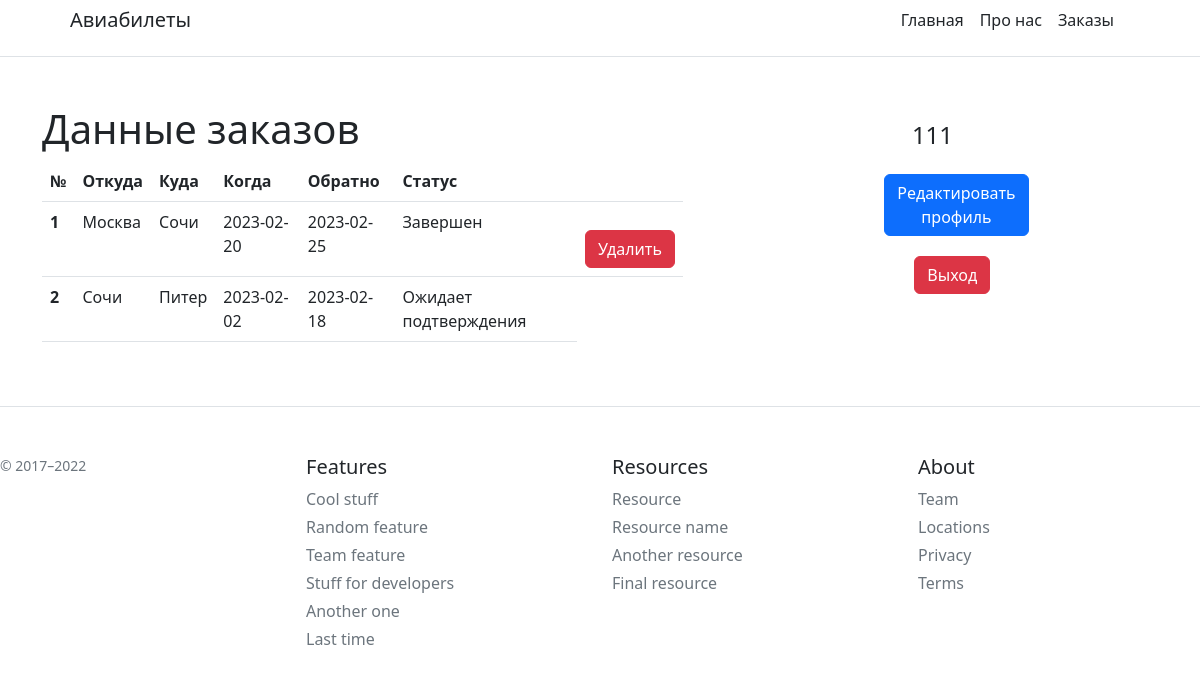
Screenshot of /index.php?p=user&action=order (signed in) with the database file from the repository.
### tables this page shows
CREATE TABLE `orders` (
  `id` int(11) NOT NULL,
  `id_user` int(11) NOT NULL,
  `from` varchar(50) NOT NULL,
  `where` varchar(50) NOT NULL,
  `datefirst` varchar(10) DEFAULT NULL,
  `datelast` varchar(10) NOT NULL,
  `note` text DEFAULT NULL,
  `status` int(11) NOT NULL
);

CREATE TABLE `status` (
  `id` int(11) NOT NULL,
  `status` varchar(30) NOT NULL
);

### functions/UserController.php (called while the page is built, shortened)
<?php
require "model.php";
function orderAction(){
  require "db.php";
  $order = allorder($mysqli);
  require('pages/main.php');
}

### config.php (called while the page is built, shortened)
<?php
function loadPage($controllerName, $actionName){
  $function = $actionName.'Action';
  $function();
}
?>

### index.php (called while the page is built)
<?php
require "config.php";
require "functions/UserController.php";
$controllerName = isset($_GET['p']) ? ucfirst($_GET['p']) : 'Main';
$actionName = isset($_GET['action']) ? $_GET['action'] : 'index';
loadPage($controllerName, $actionName);

### functions/model.php (called while the page is built, shortened)
<?php
function allorder($mysqli){
  $id = $_SESSION['user']['user_id'];
  $res = $mysqli->query("SELECT orders.id, orders.from, orders.where, orders.datefirst,
    orders.datelast, orders.note, status.status FROM orders join status on
    (status.id = orders.status) WHERE id_user = '$id'");
  if(!$res){
      echo "Сообщение ошибки: ", $mysqli->error;
  }else{
    $rsmass = array();
    while ($row = mysqli_fetch_assoc($res)) {
      $rsmass[]=$row;
    }
    return $rsmass;
  }
}

### pages/orders.php (the view, shortened to what this page needs)
<?php if (isset($_SESSION['user'])): ?>
  <?php if (isset($order)&&$order!=null): ?>
    <h1>Данные заказов</h1>
      <table class="table">
        <tr>
          <th scope="col">№</th>
          <th scope="col">Откуда</th>
          <th scope="col">Куда</th>
          <th scope="col">Когда</th>
          <th scope="col">Обратно</th>
          <th scope="col">Статус</th>
          <th scope="col"></th>
        </tr>
        <?php $iterator = 0; ?>
        <?php foreach ($order as $key): ?>
          <?php $iterator ++;?>
          <tr>
          <th scope="row"><?php echo $iterator;?></th>
          <td><?php echo $key['from']; ?></td>
          <td><?php echo $key['where']; ?></td>
          <td><?php echo $key['datefirst']; ?></td>
          <td><?php echo $key['datelast']; ?></td>
          <td><?php echo $key['status']; ?></td>
              <?php if ($key['status'] == 'Завершен'): ?>
                <td><a href="/index.php?p=user&action=deleteorder&id=<?php echo $key['id'] ?>" class="btn btn-danger b">Удалить</a></td>
              <?php endif; ?>
        </tr>
        <?php endforeach; ?>
      </table>
    <?php else: ?>
      <div class="alert alert-danger" role="alert">
        У вас пока нет заказов. Время сделать первый!
      </div>
  <?php endif; ?>
<?php else: ?>
  <div class="alert alert-danger" role="alert">
    Войдите или зарегистрируейтесь чтобы посмотреть свои заказы
  </div>
<?php endif; ?>

### pages/main.php (shortened to what this page needs)
<!DOCTYPE html>
<html lang="ru">
<head>
    <?php require('inc/styles.php');?>
</head>
<body>
  <?php require('inc/header.php');?>
  <div class="container mt-5">
    <div class="row">
      <div class="col-7">
          <?php require(''.$content.'.php');?>
      </div>
      <div class="col-5">
        <?php require('inc/rightcolumn.php');?>
      </div>
    </div>
  </div>
    <?php require('inc/footer.php');?>
</body>
</html>

### pages/inc/styles.php
<link rel="stylesheet" href="/pages/css/style.css">
<link rel="stylesheet"href="https://cdn.jsdelivr.net/npm/bootstrap@5.2.3/dist/css/bootstrap.min.css">

### pages/inc/header.php (shortened to what this page needs)
<!DOCTYPE html>
<html lang="ru">
<head>
    <?php require('styles.php');?>
</head>
<body>
  <header>
    <div class=" hed d-flex flex-column flex-md-row align-items-center pb-3 mb-4 border-bottom">
          <h5 class="my-0 mr-md-auto font-weight-normal">Авиабилеты</h5>
          <nav class="d-inline-flex mt-2 mt-md-0 ms-md-auto">
            <a class="me-3 py-2 text-dark text-decoration-none" href="/index.php?p=main">Главная</a>
            <a class="me-3 py-2 text-dark text-decoration-none" href="#">Про нас</a>
            <a class="me-3 py-2 text-dark text-decoration-none" href="/index.php?p=user&action=order">Заказы</a>
          </nav>
        </div>
  </header>

### pages/inc/rightcolumn.php (shortened to what this page needs)
<div class="rightcolumn">
  <div class="container">
      <div class="row">
          <div class="col-md-4"></div>
          <div class="col-md-4">
            <?php if (isset($_SESSION['user'])): ?>
              <h4 class="text-center p-3"><?php echo $_SESSION['user']['login']; ?></h4>
              <a href="/index.php?p=user&action=edit" class="btn btn-primary b2">Редактировать профиль</a>
              <a href="/index.php?p=user&action=logout" class="btn btn-danger b1">Выход</a>
            <?php endif; ?>
          </div>
          <div class="col-md-4"></div>
      </div>
  </div>
</div>

### pages/inc/footer.php
<footer class="pt-4 my-md-5 pt-md-5 border-top">
    <div class="row">
      <div class="col-12 col-md">
        <small class="d-block mb-3 text-muted">© 2017–2022</small>
      </div>
      <div class="col-6 col-md">
        <h5>Features</h5>
        <ul class="list-unstyled text-small">
          <li class="mb-1"><a class="link-secondary text-decoration-none" href="#">Cool stuff</a></li>
          <li class="mb-1"><a class="link-secondary text-decoration-none" href="#">Random feature</a></li>
          <li class="mb-1"><a class="link-secondary text-decoration-none" href="#">Team feature</a></li>
          <li class="mb-1"><a class="link-secondary text-decoration-none" href="#">Stuff for developers</a></li>
          <li class="mb-1"><a class="link-secondary text-decoration-none" href="#">Another one</a></li>
          <li class="mb-1"><a class="link-secondary text-decoration-none" href="#">Last time</a></li>
        </ul>
      </div>
      <div class="col-6 col-md">
        <h5>Resources</h5>
        <ul class="list-unstyled text-small">
          <li class="mb-1"><a class="link-secondary text-decoration-none" href="#">Resource</a></li>
          <li class="mb-1"><a class="link-secondary text-decoration-none" href="#">Resource name</a></li>
          <li class="mb-1"><a class="link-secondary text-decoration-none" href="#">Another resource</a></li>
          <li class="mb-1"><a class="link-secondary text-decoration-none" href="#">Final resource</a></li>
        </ul>
      </div>
      <div class="col-6 col-md">
        <h5>About</h5>
        <ul class="list-unstyled text-small">
          <li class="mb-1"><a class="link-secondary text-decoration-none" href="#">Team</a></li>
          <li class="mb-1"><a class="link-secondary text-decoration-none" href="#">Locations</a></li>
          <li class="mb-1"><a class="link-secondary text-decoration-none" href="#">Privacy</a></li>
          <li class="mb-1"><a class="link-secondary text-decoration-none" href="#">Terms</a></li>
        </ul>
      </div>
    </div>
  </footer>
</body>
</html>

### pages/css/style.css (style rules this page uses)
.hed { padding-right: 70px; padding-left: 70px; }
.b { margin-top: 20px; }
.b1 { margin-top: 20px; margin-left: 45px; }
.b2 { margin-left: 15px; }

### rows the page displays
orders: from "Москва", where "Сочи", datefirst "2023-02-20", datelast "2023-02-25", status.status "Завершен"
orders: from "Сочи", where "Питер", datefirst "2023-02-02", datelast "2023-02-18", status.status "Ожидает подтверждения"

### other values shown
$_SESSION['user']['login'] "111"
